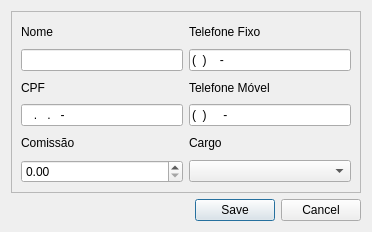
<?xml version="1.0" encoding="UTF-8"?>
<ui version="4.0">
 <class>Funcionario</class>
 <widget class="QDialog" name="Funcionario">
  <property name="geometry">
   <rect>
    <x>0</x>
    <y>0</y>
    <width>372</width>
    <height>232</height>
   </rect>
  </property>
  <property name="minimumSize">
   <size>
    <width>0</width>
    <height>0</height>
   </size>
  </property>
  <property name="maximumSize">
   <size>
    <width>16777215</width>
    <height>16777215</height>
   </size>
  </property>
  <property name="baseSize">
   <size>
    <width>240</width>
    <height>440</height>
   </size>
  </property>
  <property name="windowTitle">
   <string>Funcionario</string>
  </property>
  <layout class="QGridLayout" name="gridLayout_2">
   <item row="0" column="0" colspan="2">
    <widget class="QFrame" name="frame">
     <property name="frameShape">
      <enum>QFrame::StyledPanel</enum>
     </property>
     <property name="frameShadow">
      <enum>QFrame::Raised</enum>
     </property>
     <layout class="QGridLayout" name="gridLayout">
      <item row="0" column="0">
       <widget class="QLabel" name="nome_label">
        <property name="text">
         <string>Nome</string>
        </property>
       </widget>
      </item>
      <item row="0" column="1">
       <widget class="QLabel" name="telFixo_label">
        <property name="text">
         <string>Telefone Fixo</string>
        </property>
       </widget>
      </item>
      <item row="1" column="0">
       <widget class="QLineEdit" name="nome_lineEdit">
        <property name="maxLength">
         <number>75</number>
        </property>
       </widget>
      </item>
      <item row="1" column="1">
       <widget class="QLineEdit" name="telFixo_lineEdit">
        <property name="inputMask">
         <string>(99)9999-9999</string>
        </property>
        <property name="maxLength">
         <number>13</number>
        </property>
        <property name="placeholderText">
         <string/>
        </property>
       </widget>
      </item>
      <item row="2" column="0">
       <widget class="QLabel" name="cpf_label">
        <property name="text">
         <string>CPF</string>
        </property>
       </widget>
      </item>
      <item row="2" column="1">
       <widget class="QLabel" name="telMovel_label">
        <property name="text">
         <string>Telefone Móvel</string>
        </property>
       </widget>
      </item>
      <item row="3" column="0">
       <widget class="QLineEdit" name="cpf_lineEdit">
        <property name="inputMask">
         <string>999.999.999-99</string>
        </property>
        <property name="maxLength">
         <number>14</number>
        </property>
        <property name="placeholderText">
         <string/>
        </property>
       </widget>
      </item>
      <item row="3" column="1">
       <widget class="QLineEdit" name="telMovel_lineEdit">
        <property name="inputMask">
         <string>(99)99999-9999</string>
        </property>
        <property name="maxLength">
         <number>14</number>
        </property>
        <property name="placeholderText">
         <string/>
        </property>
       </widget>
      </item>
      <item row="4" column="0">
       <widget class="QLabel" name="comissao_label">
        <property name="text">
         <string>Comissão</string>
        </property>
       </widget>
      </item>
      <item row="4" column="1">
       <widget class="QLabel" name="cargo_label">
        <property name="text">
         <string>Cargo</string>
        </property>
       </widget>
      </item>
      <item row="5" column="0">
       <widget class="QDoubleSpinBox" name="comissao_spinBox">
        <property name="maximum">
         <double>99999.990000000005239</double>
        </property>
       </widget>
      </item>
      <item row="5" column="1">
       <widget class="QComboBox" name="cargo_comboBox"/>
      </item>
     </layout>
    </widget>
   </item>
   <item row="1" column="0">
    <spacer name="horizontalSpacer">
     <property name="orientation">
      <enum>Qt::Horizontal</enum>
     </property>
     <property name="sizeHint" stdset="0">
      <size>
       <width>169</width>
       <height>20</height>
      </size>
     </property>
    </spacer>
   </item>
   <item row="1" column="1">
    <widget class="QDialogButtonBox" name="buttonBox">
     <property name="standardButtons">
      <set>QDialogButtonBox::Cancel|QDialogButtonBox::Save</set>
     </property>
    </widget>
   </item>
  </layout>
 </widget>
 <resources/>
 <connections/>
</ui>
